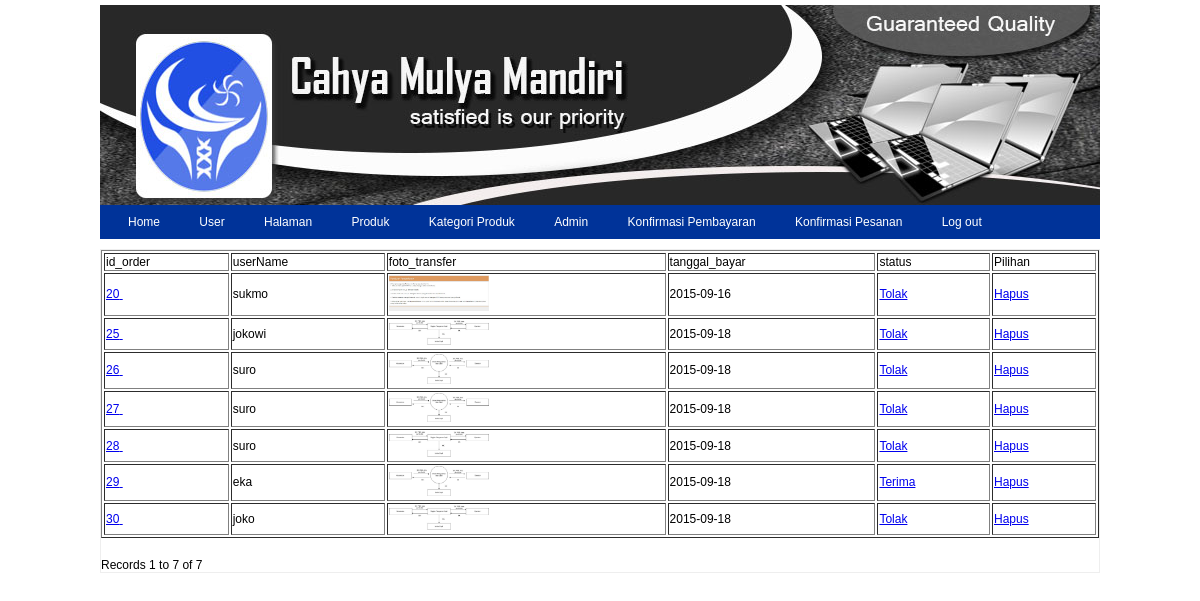
The app's page /panel/bayar/index.php with its own data.
### tables this page shows
CREATE TABLE `bayar` (
  `id_bayar` int(5) NOT NULL AUTO_INCREMENT,
  `id_order` int(5) NOT NULL,
  `judul` varchar(250) DEFAULT NULL,
  `userName` varchar(20) NOT NULL,
  `foto_transfer` varchar(250) DEFAULT NULL,
  `keterangan` text,
  `tanggal_bayar` date DEFAULT NULL,
  `status` int(1) DEFAULT NULL,
  PRIMARY KEY (`id_bayar`)
);

### panel/bayar/index.php (the view, shortened to what this page needs)
<?php require_once('../../Connections/toko_cahya.php');
include'../head.php';
include'../menu.php'; ?>
<?php
$maxRows_idnex = 10;
$pageNum_idnex = 0;
$startRow_idnex = $pageNum_idnex * $maxRows_idnex;
$query_idnex = "SELECT * FROM bayar";
$query_limit_idnex = sprintf("%s LIMIT %d, %d", $query_idnex, $startRow_idnex, $maxRows_idnex);
$idnex = mysql_query($query_limit_idnex, $toko_cahya) or die(mysql_error());
$row_idnex = mysql_fetch_assoc($idnex);
if (isset($_GET['totalRows_idnex'])) {
  $totalRows_idnex = $_GET['totalRows_idnex'];
} else {
  $all_idnex = mysql_query($query_idnex);
  $totalRows_idnex = mysql_num_rows($all_idnex);
}
$totalPages_idnex = ceil($totalRows_idnex/$maxRows_idnex)-1;
?>
<!DOCTYPE html PUBLIC "-//W3C//DTD XHTML 1.0 Transitional//EN" "http://www.w3.org/TR/xhtml1/DTD/xhtml1-transitional.dtd">
<html xmlns="http://www.w3.org/1999/xhtml">
<head>
</head>
<body>
<table border="1" align="center" width="100%">
  <tr>
    <td>id_order</td>
    <td>userName</td>
    <td>foto_transfer</td>
    <td>tanggal_bayar</td>
    <td>status</td>
    <td>Pilihan</td>
  </tr>
  <?php do { ?>
    <tr>
      <td><a href="detail.php?recordID=<?php echo $row_idnex['id_bayar']; ?>"> <?php echo $row_idnex['id_order']; ?>&nbsp; </a></td>
      <td><?php echo $row_idnex['userName']; ?>&nbsp; </td>
      <td><a href="../../foto/bukti-transfer/<?php echo $row_idnex['foto_transfer']; ?>"><img src="../../foto/bukti-transfer/<?php echo $row_idnex['foto_transfer']; ?>" width="100" /></a>&nbsp; </td>
      <td><?php echo $row_idnex['tanggal_bayar']; ?>&nbsp; </td>
      <td><?php
	  $status = $row_idnex['status'];
	  if ($status == 1) {
		  echo "<a href='tolak.php?id_bayar=".$row_idnex['id_bayar']."'>Tolak</a>";
	  }
	  else if ($status == 0) {
		  echo "<a href='terima.php?id_bayar=".$row_idnex['id_bayar']."'>Terima</a>";
	  }
	  ; ?>&nbsp; </td>
<td><a href="hapus.php?id_bayar=<?php echo $row_idnex['id_bayar']; ?>">Hapus</a></td>
    </tr>
    <?php } while ($row_idnex = mysql_fetch_assoc($idnex)); ?>
</table>
<br />
<table border="0">
  <tr>
    <td><?php if ($pageNum_idnex > 0) {  ?>
        <?php }  ?></td>
    <td><?php if ($pageNum_idnex > 0) {  ?>
        <?php }  ?></td>
    <td><?php if ($pageNum_idnex < $totalPages_idnex) {  ?>
        <?php }  ?></td>
    <td><?php if ($pageNum_idnex < $totalPages_idnex) {  ?>
        <?php }  ?></td>
  </tr>
</table>
Records <?php echo ($startRow_idnex + 1) ?> to <?php echo min($startRow_idnex + $maxRows_idnex, $totalRows_idnex) ?> of <?php echo $totalRows_idnex ?>
</body>
</html>

### panel/head.php (shortened to what this page needs)
<!DOCTYPE html PUBLIC "-//W3C//DTD XHTML 1.0 Transitional//EN" "http://www.w3.org/TR/xhtml1/DTD/xhtml1-transitional.dtd">
<html xmlns="http://www.w3.org/1999/xhtml">
<head>
<link href="../../tema.css" rel="stylesheet" type="text/css" media="all" />
</head>

### panel/menu.php (shortened to what this page needs)
<?php
$logoutAction = $_SERVER['PHP_SELF']."?doLogout=true";
?>
<div class="tengah">
<div class="kepala">
</div>
<div class="menu">
<div class="menu-kiri">
	  <li><a href="../index.php"> Home </a></li>
      <li><a href="../user">User</a></li>
      <li><a href="../halaman">Halaman</a></li>
      <li><a href="../barang">Produk</a></li>
      <li><a href="../kategori_barang">Kategori Produk</a></li>
      <li><a href="../admin">Admin</a></li>
      <li><a href="../bayar">Konfirmasi Pembayaran</a></li>
      <li><a href="../user_order">Konfirmasi Pesanan</a></li>
      <li><a href="<?php echo $logoutAction ?>">Log out</a></li>
      </div>
</div>
<div class="konten">

### tema.css (style rules this page uses)
body { font-family:Verdana, Geneva, sans-serif; font-size:12px; margin:0; padding:0; }
.menu { background-color:#039; color:#FFF; padding:10px; }
.menu-kiri { float:left; }
.menu li { display:inline; padding:9px; margin:9px; }
.menu li a { text-decoration:none; color:#FFF }
.kepala { padding:10px; background-color:#eee; background-image:url(header.jpg); height:180px; }
.tengah { margin:auto; padding:5px; width:1000px; }
.konten { margin-top:10px; border:1px solid #eee }

### records on screen
bayar: id_order "20", userName "sukmo", foto_transfer (picture), tanggal_bayar "2015-09-16"
bayar: id_order "25", userName "jokowi", foto_transfer (picture), tanggal_bayar "2015-09-18"
bayar: id_order "26", userName "suro", foto_transfer (picture), tanggal_bayar "2015-09-18"
bayar: id_order "27", userName "suro", foto_transfer (picture), tanggal_bayar "2015-09-18"
bayar: id_order "28", userName "suro", foto_transfer (picture), tanggal_bayar "2015-09-18"
bayar: id_order "29", userName "eka", foto_transfer (picture), tanggal_bayar "2015-09-18"
bayar: id_order "30", userName "joko", foto_transfer (picture), tanggal_bayar "2015-09-18"

### other values on screen
$startRow_idnex + 1 "1"
min($startRow_idnex + $maxRows_idnex, $totalRows_idnex) "7"
$totalRows_idnex "7"
